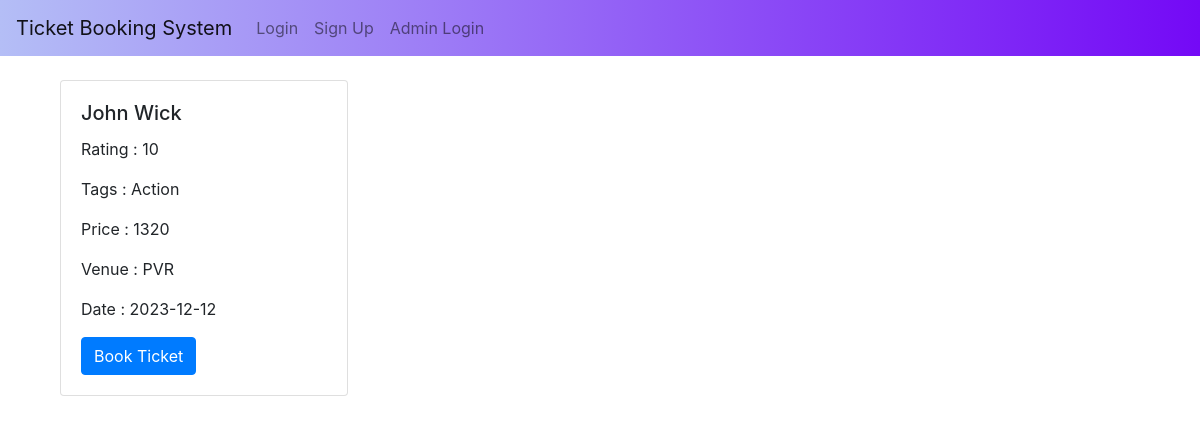
The page / on the database its author committed.
### shows/models.py (models this page shows)
class Show(db.Model):
    __tablename__ = "show"
    id = db.Column(db.Integer, primary_key=True)
    name = db.Column(db.String, nullable=False)
    rating = db.Column(db.Integer, nullable=True)
    tag = db.Column(db.String, nullable=True)
    ticket_price = db.Column(db.Integer, nullable=False)
    updated_price = db.Column(db.Integer, nullable=True)
    venue_id = db.Column(
        db.Integer, db.ForeignKey("venue.id", ondelete="CASCADE"), nullable=False
    )
    date = db.Column(db.Date, nullable=False)
    ticket = db.relationship(
        "Ticket",
        cascade="all, delete",
        backref="ticket_show",
    )

### venue/models.py (models this page shows)
class Venue(db.Model):
    id = db.Column(db.Integer, primary_key=True)
    name = db.Column(db.String, nullable=False)
    place = db.Column(db.String, nullable=True)
    capacity = db.Column(db.Integer, nullable=True)
    screens = db.Column(db.Integer, nullable=False)
    show = db.relationship("Show", cascade="all, delete", backref="show_venue")

### website/views.py (the view)
@views.route("/")
def home():
    shows = Show.query.all()
    return render_template("home.html", shows=shows, user=current_user)

### website/templates/home.html
{% extends "base.html" %} {% block title %}Login{% endblock %} {% block content
%}
<div class="container mt-4">
    <div class="row">
        {% for show in shows %}
        <div class="col-4">
            <div class="card" style="width: 18rem;">
                <div class="card-body">
                    <h5 class="card-title">{{show.name}}</h5>
                    <p class="card-text">Rating : {{show.rating}}</p>
                    <p class="card-text">Tags : {{show.tag}}</p>
                    <p class="card-text">Price : {{show.ticket_price}}</p>
                    <p class="card-text">Venue : {{show.show_venue.name}}</p>
                    <p class="card-text">Date : {{show.date}}</p>
                    <a href="/ticket/show/{{show.id}}" class="btn btn-primary">Book Ticket</a>
                </div>
            </div>
        </div>
        {% endfor %}
    </div>
</div>
{% endblock %}

### rows shown on the page
Show: name "John Wick", rating "10", tag "Action", ticket_price "1320", show_venue.name "PVR", date "2023-12-12"
